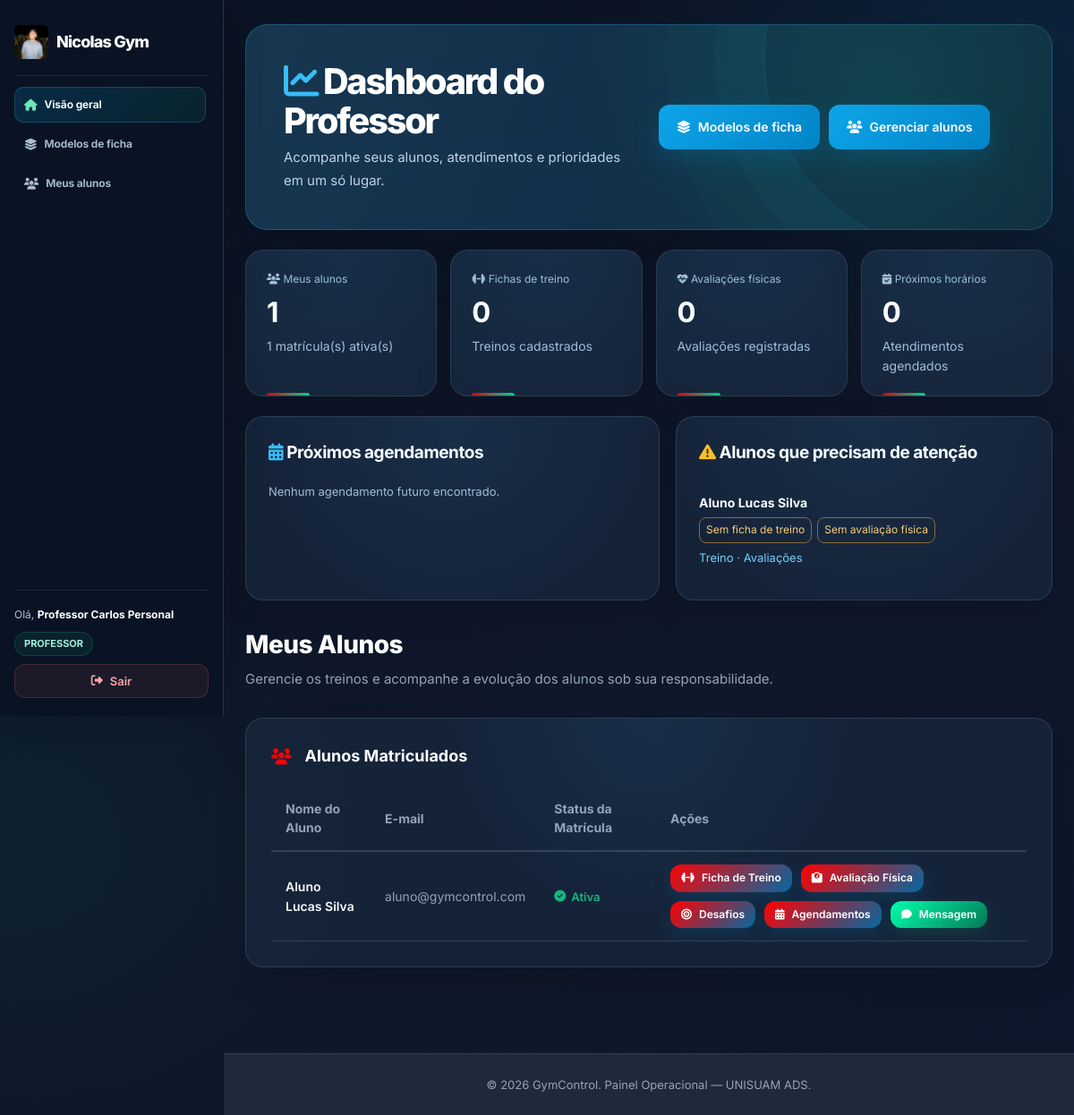
The page /professor/index.php (signed in) on the database its author committed.
### tables this page shows
CREATE TABLE IF NOT EXISTS usuarios (
 id INT AUTO_INCREMENT PRIMARY KEY,
 academia_id INT NOT NULL,
 nome VARCHAR(100) NOT NULL,
 email VARCHAR(100) NOT NULL,
 matricula VARCHAR(30) NULL,
 senha VARCHAR(255) NOT NULL,
 nivel_acesso ENUM('aluno','recepcao','loja','professor','admin') NOT NULL DEFAULT 'aluno',
 tipo ENUM('aluno','recepcao','loja','professor','admin') NOT NULL DEFAULT 'aluno',
 status ENUM('ativo','inativo') NOT NULL DEFAULT 'ativo',
 trocar_senha TINYINT(1) NOT NULL DEFAULT 0,
 criado_em TIMESTAMP NOT NULL DEFAULT CURRENT_TIMESTAMP,
 UNIQUE KEY uq_usuario_email_academia(academia_id,email),
 UNIQUE KEY uq_usuario_matricula_academia(academia_id,matricula),
 KEY idx_usuario_academia(academia_id),
 CONSTRAINT fk_gym_usuario_academia FOREIGN KEY(academia_id) REFERENCES academias(id) ON DELETE RESTRICT
);

CREATE TABLE IF NOT EXISTS alunos (
 id INT AUTO_INCREMENT PRIMARY KEY,
 academia_id INT NOT NULL,
 usuario_id INT NOT NULL UNIQUE,
 professor_id INT NULL,
 cpf VARCHAR(14) NULL,
 UNIQUE KEY uq_aluno_cpf_academia(academia_id,cpf),
 data_nascimento DATE NULL,
 telefone VARCHAR(20) NULL,
 status_matricula ENUM('ativa','pendente','bloqueada') NOT NULL DEFAULT 'ativa',
 CONSTRAINT fk_gym_aluno_academia FOREIGN KEY(academia_id) REFERENCES academias(id) ON DELETE RESTRICT,
 CONSTRAINT fk_gym_aluno_usuario FOREIGN KEY(usuario_id) REFERENCES usuarios(id) ON DELETE RESTRICT,
 CONSTRAINT fk_gym_aluno_professor FOREIGN KEY(professor_id) REFERENCES usuarios(id) ON DELETE SET NULL
);

### config/auth.php (called while the page is built, shortened)
<?php
function verificarAcesso(array $niveisPermitidos): void {
    require_once __DIR__ . '/conexao.php';
    $stmtSessao = $pdo->prepare("SELECT u.nome, u.email, u.matricula, u.nivel_acesso,
            u.academia_id, u.status, u.trocar_senha, ac.status AS status_academia,
            al.status_matricula AS status_matricula_aluno
        FROM usuarios u JOIN academias ac ON ac.id = u.academia_id
        LEFT JOIN alunos al ON al.usuario_id=u.id AND al.academia_id=u.academia_id
        WHERE u.id = :id LIMIT 1");
    $stmtSessao->execute([':id' => (int) $_SESSION['usuario_id']]);
}

### professor/index.php (the view, shortened to what this page needs)
<?php
require_once __DIR__ . '/../config/auth.php';
verificarAcesso(['professor', 'admin']);
require_once __DIR__ . '/../config/conexao.php';
$professor_id = (int) $_SESSION['usuario_id'];
$academia_id = (int) $_SESSION['academia_id'];
$meusAlunos = [];
try {
    $stmt = $pdo->prepare("SELECT u.id, u.nome, u.email, a.status_matricula
        FROM usuarios u
        JOIN alunos a ON u.id = a.usuario_id
        WHERE a.professor_id = ? AND a.academia_id = ?
          AND u.academia_id = a.academia_id AND u.status = 'ativo'");
    $stmt->execute([$professor_id, $academia_id]);
    $meusAlunos = $stmt->fetchAll(PDO::FETCH_ASSOC);
} catch (PDOException $e) {
    error_log('GymControl professor/dashboard [lista_alunos]: ' . $e->getMessage());
}
$indicadores = ['alunos'=>null, 'ativos'=>null, 'treinos'=>null,
                'avaliacoes'=>null, 'agendamentos'=>null];
$proximosHorarios = [];
$alertasAlunos = [];
$falhasDashboard = [];
$consultarDashboard = static function (string $parte, string $sql, array $parametros, string $formato = 'coluna') use ($pdo, $academia_id, &$falhasDashboard) {
    try {
        $stmt = $pdo->prepare($sql);
        $stmt->execute($parametros);
        if ($formato === 'linha') {
            return $stmt->fetch(PDO::FETCH_ASSOC) ?: [];
        }
        if ($formato === 'linhas') {
            return $stmt->fetchAll(PDO::FETCH_ASSOC);
        }
        return $stmt->fetchColumn();
    } catch (PDOException $e) {
        $falhasDashboard[$parte] = true;
        error_log('GymControl professor/dashboard [' . $parte . '] academia=' . $academia_id
            . ': ' . $e->getMessage());
        return null;
    }
};
$resumo = $consultarDashboard('resumo', "SELECT COUNT(*) AS alunos,
    COALESCE(SUM(CASE WHEN a.status_matricula = 'ativa' THEN 1 ELSE 0 END), 0) AS ativos
    FROM alunos a JOIN usuarios u ON u.id = a.usuario_id
    WHERE a.professor_id = ? AND a.academia_id = ?
      AND u.academia_id = a.academia_id AND u.status = 'ativo'",
    [$professor_id, $academia_id], 'linha');
if ($resumo !== null) {
    $indicadores['alunos'] = (int) ($resumo['alunos'] ?? 0);
    $indicadores['ativos'] = (int) ($resumo['ativos'] ?? 0);
}
$contagens = [
    'treinos' => "SELECT COUNT(*) FROM treinos t
        JOIN alunos a ON a.usuario_id = t.aluno_id
        JOIN usuarios u ON u.id = a.usuario_id
        WHERE a.professor_id = ? AND a.academia_id = ?
          AND u.academia_id = a.academia_id AND u.status = 'ativo'
          AND t.professor_id = ?",
    'avaliacoes' => "SELECT COUNT(*) FROM avaliacoes_fisicas f
        JOIN alunos a ON a.usuario_id = f.aluno_id
        JOIN usuarios u ON u.id = a.usuario_id
        WHERE a.professor_id = ? AND a.academia_id = ?
          AND u.academia_id = a.academia_id AND u.status = 'ativo'
          AND f.professor_id = ?",
    'agendamentos' => "SELECT COUNT(*) FROM agendamentos g
        JOIN alunos a ON a.usuario_id = g.aluno_id
        JOIN usuarios u ON u.id = a.usuario_id
        WHERE a.professor_id = ? AND a.academia_id = ?
          AND u.academia_id = a.academia_id AND u.status = 'ativo'
          AND g.professor_id = ? AND g.status = 'agendado'
          AND (g.data_agendamento > CURDATE()
               OR (g.data_agendamento = CURDATE() AND g.hora_fim >= CURTIME()))"
];
foreach ($contagens as $campo => $sql) {
    $valor = $consultarDashboard($campo, $sql, [$professor_id, $academia_id, $professor_id]);
    if ($valor !== null) {
        $indicadores[$campo] = (int) $valor;
    }
}
$horarios = $consultarDashboard('proximos_horarios', "SELECT g.id, g.aluno_id,
    u.nome AS aluno_nome, g.titulo, g.tipo, g.data_agendamento, g.hora_inicio, g.hora_fim
    FROM agendamentos g
    JOIN alunos a ON a.usuario_id = g.aluno_id
    JOIN usuarios u ON u.id = g.aluno_id
    WHERE a.professor_id = ? AND a.academia_id = ?
      AND u.academia_id = a.academia_id AND u.status = 'ativo'
      AND g.professor_id = ? AND g.status = 'agendado'
      AND (g.data_agendamento > CURDATE()
           OR (g.data_agendamento = CURDATE() AND g.hora_fim >= CURTIME()))
    ORDER BY g.data_agendamento ASC, g.hora_inicio ASC LIMIT 5",
    [$professor_id, $academia_id, $professor_id], 'linhas');
if ($horarios !== null) {
    $proximosHorarios = $horarios;
}
$avisos = $consultarDashboard('alertas_alunos', "SELECT u.id, u.nome,
    (SELECT COUNT(*) FROM treinos t WHERE t.aluno_id = u.id AND t.professor_id = ?) AS total_treinos,
    (SELECT MAX(f.data_avaliacao) FROM avaliacoes_fisicas f
        WHERE f.aluno_id = u.id AND f.professor_id = ?) AS ultima_avaliacao
    FROM alunos a JOIN usuarios u ON u.id = a.usuario_id
    WHERE a.professor_id = ? AND a.academia_id = ?
      AND u.academia_id = a.academia_id AND u.status = 'ativo'
    ORDER BY u.nome LIMIT 100",
    [$professor_id, $professor_id, $professor_id, $academia_id], 'linhas');
if ($avisos !== null) {
    foreach ($avisos as $item) {
        $avisosAluno = [];
        if ((int) $item['total_treinos'] === 0) {
            $avisosAluno[] = 'Sem ficha de treino';
        }
        if (!$item['ultima_avaliacao']) {
            $avisosAluno[] = 'Sem avaliação física';
        } elseif ($item['ultima_avaliacao'] < date('Y-m-d', strtotime('-90 days'))) {
            $avisosAluno[] = 'Avaliação há mais de 90 dias';
        }
        if ($avisosAluno) {
            $alertasAlunos[] = ['id'=>(int) $item['id'], 'nome'=>$item['nome'], 'avisos'=>$avisosAluno];
        }
    }
}
require_once __DIR__ . '/../layouts/header.php';
?>
<section class="prof-dashboard-hero gc-dash-hero">
 <div><h1><i class="fa-solid fa-chart-line" style="color:#38bdf8"></i> Dashboard do Professor</h1><p>Acompanhe seus alunos, atendimentos e prioridades em um só lugar.</p></div>
 <div class="gc-model-actions"><a href="modelos.php" class="btn btn-accent"><i class="fa-solid fa-layer-group"></i> Modelos de ficha</a><a href="#lista-alunos" class="btn btn-primary"><i class="fa-solid fa-users"></i> Gerenciar alunos</a></div>
</section>
<div class="prof-metrics gc-dash-stats">
 <div class="prof-metric gc-dash-stat"><span><i class="fa-solid fa-users"></i> Meus alunos</span><strong><?= $indicadores['alunos'] === null ? '—' : (int) $indicadores['alunos'] ?></strong><small class="prof-muted"><?= $indicadores['ativos'] === null ? '—' : (int) $indicadores['ativos'] ?> matrícula(s) ativa(s)</small></div>
 <div class="prof-metric gc-dash-stat"><span><i class="fa-solid fa-dumbbell"></i> Fichas de treino</span><strong><?= $indicadores['treinos'] === null ? '—' : (int) $indicadores['treinos'] ?></strong><small class="prof-muted">Treinos cadastrados</small></div>
 <div class="prof-metric gc-dash-stat"><span><i class="fa-solid fa-heart-pulse"></i> Avaliações físicas</span><strong><?= $indicadores['avaliacoes'] === null ? '—' : (int) $indicadores['avaliacoes'] ?></strong><small class="prof-muted">Avaliações registradas</small></div>
 <div class="prof-metric gc-dash-stat"><span><i class="fa-solid fa-calendar-check"></i> Próximos horários</span><strong><?= $indicadores['agendamentos'] === null ? '—' : (int) $indicadores['agendamentos'] ?></strong><small class="prof-muted">Atendimentos agendados</small></div>
</div>
<div class="prof-dashboard-grid gc-dash-columns">
 <section class="prof-dashboard-box gc-dash-panel"><h3><i class="fa-solid fa-calendar-days" style="color:#38bdf8"></i> Próximos agendamentos</h3>
 <?php if (isset($falhasDashboard['proximos_horarios'])): ?><p class="prof-muted">Agendamentos indisponíveis no momento.</p><?php elseif (!$proximosHorarios): ?><p class="prof-muted">Nenhum agendamento futuro encontrado.</p><?php else: ?>
 <?php foreach ($proximosHorarios as $evento): ?>
 <div class="prof-dashboard-entry"><strong><?= htmlspecialchars($evento['titulo'],ENT_QUOTES,'UTF-8') ?></strong>
 <small><?= htmlspecialchars($evento['aluno_nome'],ENT_QUOTES,'UTF-8') ?> · <?= date('d/m/Y',strtotime($evento['data_agendamento'])) ?> · <?= substr($evento['hora_inicio'],0,5) ?>–<?= substr($evento['hora_fim'],0,5) ?></small>
 <small><a href="agendamentos.php?aluno_id=<?= (int)$evento['aluno_id'] ?>">Ver agendamento →</a></small></div>
 <?php endforeach; ?><?php endif; ?></section>
 <section class="prof-dashboard-box gc-dash-panel"><h3><i class="fa-solid fa-triangle-exclamation" style="color:#fbbf24"></i> Alunos que precisam de atenção</h3>
 <?php if (isset($falhasDashboard['alertas_alunos'])): ?><p class="prof-muted">Alertas indisponíveis no momento.</p><?php elseif (!$alertasAlunos): ?><p class="prof-muted">Nenhum alerta de treino ou avaliação entre os alunos consultados.</p><?php else: ?>
 <?php foreach (array_slice($alertasAlunos,0,6) as $alerta): ?>
 <div class="prof-dashboard-entry"><strong><?= htmlspecialchars($alerta['nome'],ENT_QUOTES,'UTF-8') ?></strong><div><?php foreach ($alerta['avisos'] as $aviso): ?><span class="prof-tag"><?= htmlspecialchars($aviso,ENT_QUOTES,'UTF-8') ?></span><?php endforeach; ?></div>
 <small><a href="treino.php?aluno_id=<?= $alerta['id'] ?>">Treino</a> · <a href="avaliacoes.php?aluno_id=<?= $alerta['id'] ?>">Avaliações</a></small></div>
 <?php endforeach; ?><?php if (count($alertasAlunos)>6): ?><p class="prof-muted" style="margin-top:10px">Mais <?= count($alertasAlunos)-6 ?> aluno(s) com alertas.</p><?php endif; ?><?php endif; ?></section>
</div>
<div style="display: flex; justify-content: space-between; align-items: center; margin-bottom: 32px;">
    <div>
        <h1 style="font-size: 28px; font-weight: 800; color: #fff; letter-spacing: -0.5px; margin-bottom: 4px;">Meus Alunos</h1>
        <p style="color: var(--text-muted); font-size: 15px;">Gerencie os treinos e acompanhe a evolução dos alunos sob sua responsabilidade.</p>
    </div>
</div>
<div class="panel-card" id="lista-alunos">
    <h3 style="font-size: 18px; font-weight: 700; margin-bottom: 20px; display: flex; align-items: center; gap: 10px; color: #fff;">
        <i class="fa-solid fa-users" style="color: var(--cor-principal);"></i> Alunos Matriculados
    </h3>
    <?php if (count($meusAlunos) > 0): ?>
        <div style="overflow-x: auto;">
            <table style="width: 100%; border-collapse: collapse; text-align: left; font-size: 14px;">
                <thead>
                    <tr style="border-bottom: 2px solid var(--border-color); color: var(--text-muted);">
                        <th style="padding: 14px 16px;">Nome do Aluno</th>
                        <th style="padding: 14px 16px;">E-mail</th>
                        <th style="padding: 14px 16px;">Status da Matrícula</th>
                        <th style="padding: 14px 16px;">Ações</th>
                    </tr>
                </thead>
                <tbody>
                    <?php foreach ($meusAlunos as $aluno): ?>
                        <tr style="border-bottom: 1px solid var(--border-color);">
                            <td style="padding: 14px 16px; font-weight: 600; color: var(--text-main);">
                                <?php echo htmlspecialchars($aluno['nome']); ?>
                            </td>
                            <td style="padding: 14px 16px; color: var(--text-muted);">
                                <?php echo htmlspecialchars($aluno['email']); ?>
                            </td>
                            <td style="padding: 14px 16px;">
                                <?php if ($aluno['status_matricula'] === 'ativa'): ?>
                                    <span style="color: #10b981; font-weight: 600; font-size: 13px; display: flex; align-items: center; gap: 6px;">
                                        <i class="fa-solid fa-circle-check"></i> Ativa
                                    </span>
                                <?php else: ?>
                                    <span style="color: #f59e0b; font-weight: 600; font-size: 13px; display: flex; align-items: center; gap: 6px;">
                                        <i class="fa-solid fa-triangle-exclamation"></i> Pendente/Bloqueada
                                    </span>
                                <?php endif; ?>
                            </td>
                            <td style="padding: 14px 16px; display: flex; gap: 10px; flex-wrap: wrap;">
                                <a href="treino.php?aluno_id=<?php echo $aluno['id']; ?>" class="btn btn-primary" style="padding: 6px 12px; font-size: 12px;">
                                    <i class="fa-solid fa-dumbbell"></i> Ficha de Treino
                                </a>
                                <a href="avaliacoes.php?aluno_id=<?php echo (int) $aluno['id']; ?>" class="btn btn-primary" style="padding: 6px 12px; font-size: 12px;">
                                    <i class="fa-solid fa-weight-scale"></i> Avaliação Física
                                </a>
                                <a href="desafios.php?aluno_id=<?php echo (int) $aluno['id']; ?>" class="btn btn-primary" style="padding: 6px 12px; font-size: 12px;"><i class="fa-solid fa-bullseye"></i> Desafios</a>
                                <a href="agendamentos.php?aluno_id=<?php echo (int) $aluno['id']; ?>" class="btn btn-primary" style="padding: 6px 12px; font-size: 12px;"><i class="fa-solid fa-calendar-days"></i> Agendamentos</a>
                                <a href="mensagens.php?aluno_id=<?php echo $aluno['id']; ?>" class="btn btn-accent" style="padding: 6px 12px; font-size: 12px;">
                                    <i class="fa-solid fa-comment"></i> Mensagem
                                </a>
                            </td>
                        </tr>
                    <?php endforeach; ?>
                </tbody>
            </table>
        </div>
    <?php else: ?>
        <p style="color: var(--text-muted); font-size: 14px;">Você ainda não tem alunos vinculados. Peça ao administrador para fazer a associação.</p>
    <?php endif; ?>
</div>
<?php require_once __DIR__ . '/../layouts/footer.php'; ?>

### rows shown on the page
usuarios: academia "1", trocar_senha "0"
alunos: usuario.nome "Aluno Lucas Silva", usuario.email "aluno@gymcontrol.com", status_matricula "ativa" (drawn)

### other values the page prints
$temaAtual['nome_academia'] "Nicolas Gym"
$_SESSION['usuario_nome'] "Professor Carlos Personal"
$_SESSION['usuario_nivel'] "PROFESSOR"
$alerta['nome'] "Aluno Lucas Silva"
$aviso "Sem ficha de treino"
$aviso "Sem avaliação física"
